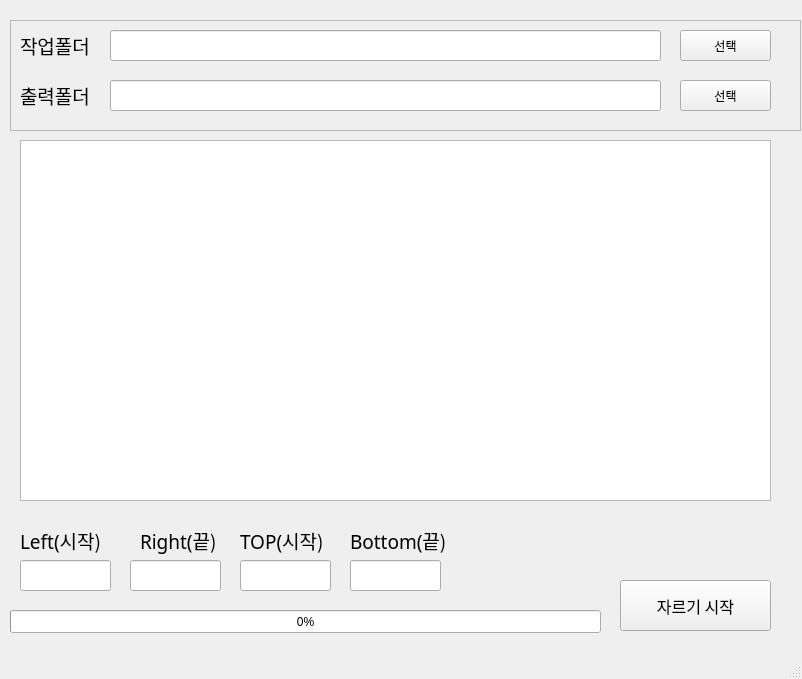
<?xml version="1.0" encoding="UTF-8"?>
<ui version="4.0">
 <class>MainWindow</class>
 <widget class="QMainWindow" name="MainWindow">
  <property name="geometry">
   <rect>
    <x>0</x>
    <y>0</y>
    <width>802</width>
    <height>679</height>
   </rect>
  </property>
  <property name="windowTitle">
   <string>MainWindow</string>
  </property>
  <widget class="QWidget" name="centralwidget">
   <widget class="QFrame" name="frame">
    <property name="geometry">
     <rect>
      <x>10</x>
      <y>20</y>
      <width>791</width>
      <height>111</height>
     </rect>
    </property>
    <property name="frameShape">
     <enum>QFrame::StyledPanel</enum>
    </property>
    <property name="frameShadow">
     <enum>QFrame::Raised</enum>
    </property>
    <widget class="QLineEdit" name="save_path">
     <property name="enabled">
      <bool>true</bool>
     </property>
     <property name="geometry">
      <rect>
       <x>100</x>
       <y>60</y>
       <width>551</width>
       <height>31</height>
      </rect>
     </property>
     <property name="font">
      <font>
       <family>맑은 고딕</family>
       <pointsize>14</pointsize>
      </font>
     </property>
    </widget>
    <widget class="QLineEdit" name="target_path">
     <property name="enabled">
      <bool>true</bool>
     </property>
     <property name="geometry">
      <rect>
       <x>100</x>
       <y>10</y>
       <width>551</width>
       <height>31</height>
      </rect>
     </property>
     <property name="font">
      <font>
       <family>맑은 고딕</family>
       <pointsize>14</pointsize>
      </font>
     </property>
    </widget>
    <widget class="QLabel" name="label">
     <property name="geometry">
      <rect>
       <x>10</x>
       <y>10</y>
       <width>81</width>
       <height>31</height>
      </rect>
     </property>
     <property name="font">
      <font>
       <family>맑은 고딕</family>
       <pointsize>14</pointsize>
      </font>
     </property>
     <property name="text">
      <string>작업폴더</string>
     </property>
    </widget>
    <widget class="QLabel" name="label_2">
     <property name="geometry">
      <rect>
       <x>10</x>
       <y>60</y>
       <width>81</width>
       <height>31</height>
      </rect>
     </property>
     <property name="font">
      <font>
       <family>맑은 고딕</family>
       <pointsize>14</pointsize>
      </font>
     </property>
     <property name="text">
      <string>출력폴더</string>
     </property>
    </widget>
    <widget class="QPushButton" name="btn_target_path">
     <property name="geometry">
      <rect>
       <x>670</x>
       <y>10</y>
       <width>91</width>
       <height>31</height>
      </rect>
     </property>
     <property name="text">
      <string>선택</string>
     </property>
    </widget>
    <widget class="QPushButton" name="btn_save_path">
     <property name="geometry">
      <rect>
       <x>670</x>
       <y>60</y>
       <width>91</width>
       <height>31</height>
      </rect>
     </property>
     <property name="text">
      <string>선택</string>
     </property>
    </widget>
   </widget>
   <widget class="QListView" name="fileList">
    <property name="geometry">
     <rect>
      <x>20</x>
      <y>140</y>
      <width>751</width>
      <height>361</height>
     </rect>
    </property>
    <property name="selectionMode">
     <enum>QAbstractItemView::MultiSelection</enum>
    </property>
   </widget>
   <widget class="QLabel" name="label_7">
    <property name="geometry">
     <rect>
      <x>20</x>
      <y>520</y>
      <width>101</width>
      <height>41</height>
     </rect>
    </property>
    <property name="font">
     <font>
      <family>맑은 고딕</family>
      <pointsize>14</pointsize>
     </font>
    </property>
    <property name="text">
     <string>Left(시작)</string>
    </property>
   </widget>
   <widget class="QLabel" name="label_8">
    <property name="geometry">
     <rect>
      <x>140</x>
      <y>520</y>
      <width>101</width>
      <height>41</height>
     </rect>
    </property>
    <property name="font">
     <font>
      <family>맑은 고딕</family>
      <pointsize>14</pointsize>
     </font>
    </property>
    <property name="text">
     <string>Right(끝)</string>
    </property>
   </widget>
   <widget class="QLabel" name="label_9">
    <property name="geometry">
     <rect>
      <x>240</x>
      <y>520</y>
      <width>101</width>
      <height>41</height>
     </rect>
    </property>
    <property name="font">
     <font>
      <family>맑은 고딕</family>
      <pointsize>14</pointsize>
     </font>
    </property>
    <property name="text">
     <string>TOP(시작)</string>
    </property>
   </widget>
   <widget class="QLabel" name="label_10">
    <property name="geometry">
     <rect>
      <x>350</x>
      <y>520</y>
      <width>101</width>
      <height>41</height>
     </rect>
    </property>
    <property name="font">
     <font>
      <family>맑은 고딕</family>
      <pointsize>14</pointsize>
     </font>
    </property>
    <property name="text">
     <string>Bottom(끝)</string>
    </property>
   </widget>
   <widget class="QLineEdit" name="left_edit">
    <property name="geometry">
     <rect>
      <x>20</x>
      <y>560</y>
      <width>91</width>
      <height>31</height>
     </rect>
    </property>
    <property name="font">
     <font>
      <family>(1) 양평군체 L</family>
      <pointsize>12</pointsize>
     </font>
    </property>
    <property name="text">
     <string/>
    </property>
   </widget>
   <widget class="QLineEdit" name="right_edit">
    <property name="geometry">
     <rect>
      <x>130</x>
      <y>560</y>
      <width>91</width>
      <height>31</height>
     </rect>
    </property>
    <property name="font">
     <font>
      <family>(1) 양평군체 L</family>
      <pointsize>12</pointsize>
     </font>
    </property>
    <property name="text">
     <string/>
    </property>
   </widget>
   <widget class="QLineEdit" name="top_edit">
    <property name="geometry">
     <rect>
      <x>240</x>
      <y>560</y>
      <width>91</width>
      <height>31</height>
     </rect>
    </property>
    <property name="font">
     <font>
      <family>(1) 양평군체 L</family>
      <pointsize>12</pointsize>
     </font>
    </property>
    <property name="text">
     <string/>
    </property>
   </widget>
   <widget class="QLineEdit" name="bottom_edit">
    <property name="geometry">
     <rect>
      <x>350</x>
      <y>560</y>
      <width>91</width>
      <height>31</height>
     </rect>
    </property>
    <property name="font">
     <font>
      <family>(1) 양평군체 L</family>
      <pointsize>12</pointsize>
     </font>
    </property>
    <property name="text">
     <string/>
    </property>
   </widget>
   <widget class="QProgressBar" name="progressBar">
    <property name="geometry">
     <rect>
      <x>10</x>
      <y>610</y>
      <width>591</width>
      <height>23</height>
     </rect>
    </property>
    <property name="value">
     <number>0</number>
    </property>
   </widget>
   <widget class="QPushButton" name="execute_button">
    <property name="geometry">
     <rect>
      <x>620</x>
      <y>580</y>
      <width>151</width>
      <height>51</height>
     </rect>
    </property>
    <property name="font">
     <font>
      <family>굴림</family>
      <pointsize>12</pointsize>
     </font>
    </property>
    <property name="text">
     <string>자르기 시작</string>
    </property>
   </widget>
  </widget>
  <widget class="QMenuBar" name="menubar">
   <property name="geometry">
    <rect>
     <x>0</x>
     <y>0</y>
     <width>802</width>
     <height>21</height>
    </rect>
   </property>
  </widget>
  <widget class="QStatusBar" name="statusbar"/>
 </widget>
 <resources/>
 <connections/>
</ui>
